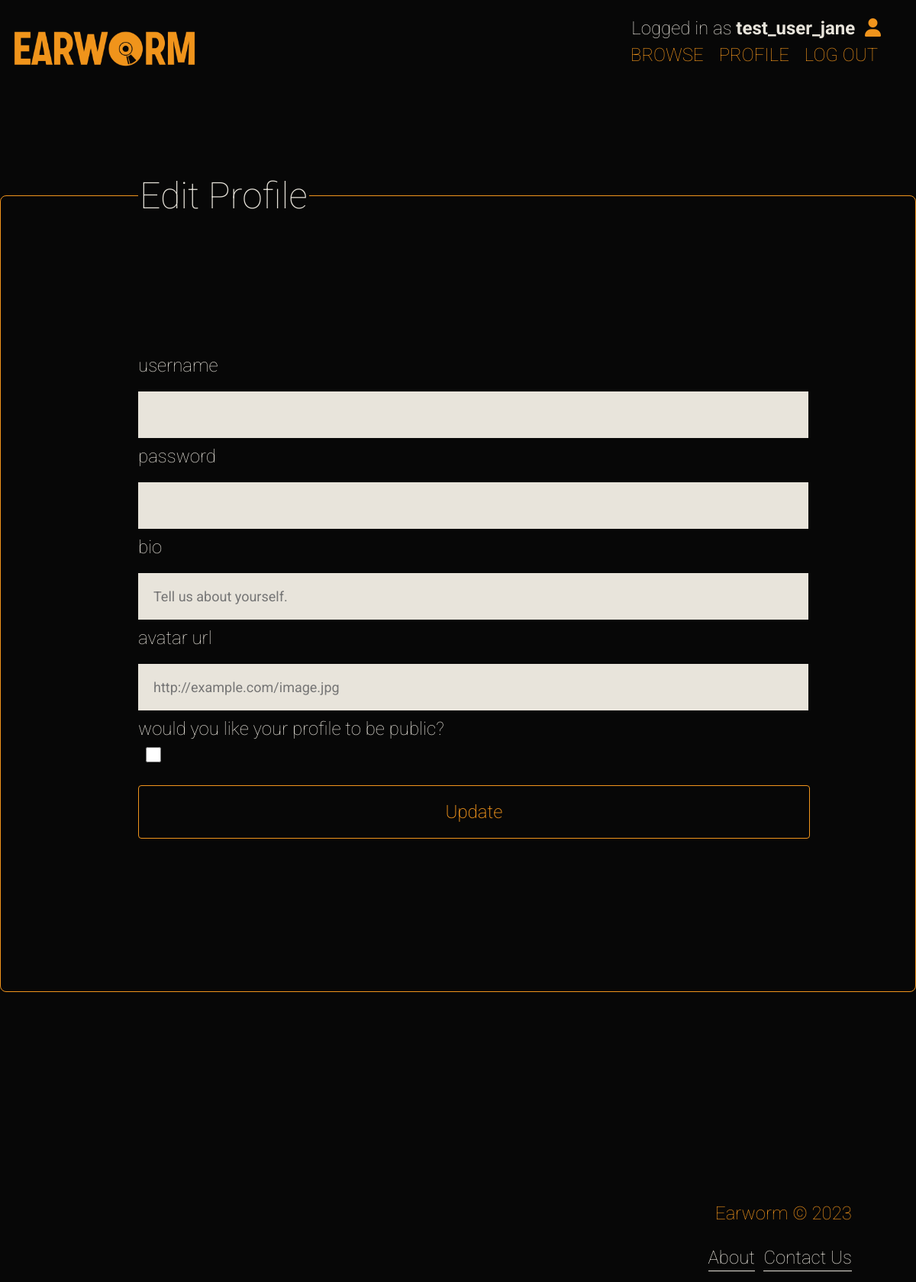
The app's page /edit_profile/4 (signed in), older data.
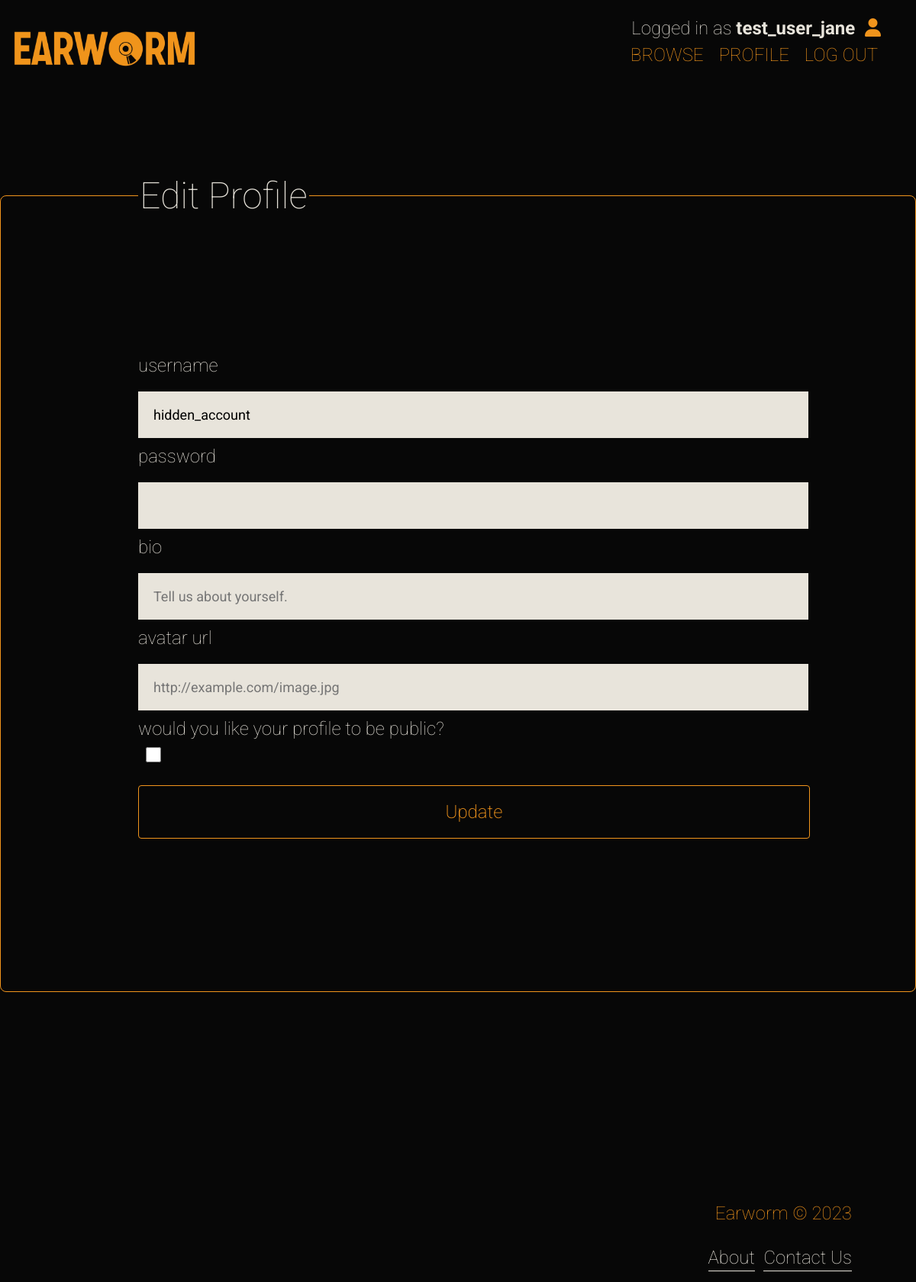
The same page, newer data.
### earworm/models.py (models this page shows, shortened)
class User(UserMixin, db.Model):
    __tablename__ = 'users'
    id = db.Column(db.Integer, primary_key=True)
    username = db.Column(db.String(150), nullable=False)
    password = db.Column(db.String(255), nullable=False)
    avatar_url = db.Column(db.String(255), nullable=True)
    bio = db.Column(db.String(255), nullable=True)
    public = db.Column(db.Boolean, nullable=False, default=True)
    liked_artists = db.relationship('Artist', secondary="artist_listeners", backref='user', lazy=True, cascade="all, delete")
    reviews_written = db.relationship('Review', backref='user', lazy=True, cascade="all, delete")

### earworm/auth/routes.py (the view, shortened to what this page needs)
@auth.route('/edit_profile/<user_id>', methods=['GET', 'POST'])
@login_required
def edit_profile(user_id):
    user = User.query.get(user_id)
    form = UserUpdateForm(obj=user)
    return render_template('Users/edit_profile.html', form=form, user=user)

### earworm/auth/forms.py
class UserUpdateForm(SignUpFormMixin):
    username = StringField('Username', render_kw={"readonly": True})
    submit = SubmitField('Update')

### earworm/extensions.py (called while the page is built)
@login_manager.user_loader
def load_user(user_id):
    return User.query.get(user_id)

### earworm/templates/Users/edit_profile.html
{% extends 'base.html' %}
{% block content %}
<form action="/edit_profile/{{user.id}}" method="POST">
    <fieldset>
        <legend>Edit Profile</legend>
{% include 'Users/signup_form.html' %}
</form>
{% endblock %}

### earworm/templates/base.html (shortened to what this page needs)
<!DOCTYPE html>
<html>
    <head>
        <link rel="stylesheet" href="{{ url_for('static', filename='style.css') }}">
    </head>
    <body>
        <div id="log-in-status">
            {% if current_user.is_authenticated %}
            <p>Logged in as <strong>{{ current_user.username }}</strong> <a href="/profile/{{ current_user.id }}"><i class="fa-solid fa-user">&nbsp;</i></a></p>
            {% endif %}
        </div>
        <nav>
            <div class="nav-logo">
                <a href="{{url_for ('main.all_earworms')}}">
                <img src="/static/Images/earworm.png" width="250px" alt="Earworm Logo" >
                </a>
            </div>
            <ul>
                {% if current_user.is_authenticated %}
                <li><a href="/all_earworms">Browse</a></li>
                <li><a href="/profile/{{current_user.id}}">Profile</a></li>
                <li><a href="/logout">Log Out</a></li>
                {% else %}
                <li><a href="/all_earworms">Browse</a></li>
                <li><a href="/signup">Sign Up</a></li>
                <li><a href="/login">Log In</a></li>
                {% endif %}
            </ul>
        </nav>
        <main>
        {% block content %}{% endblock %}
    </main>
        <footer>
            <p>Earworm &copy; 2023</p>
            <a href="/about">About</a>
            <a href="/contact">Contact Us</a>
        </footer>
    </body>
</html>

### earworm/templates/Users/signup_form.html (shortened to what this page needs)
        {{ form.username.label}}
        {{ form.username }}
        {{ form.password.label }}
        {{ form.password }}
        {{ form.bio.label }}
        {{ form.bio (cols="35", rows="5", placeholder="Tell us about yourself.")}}
        {{ form.avatar_url.label }}
        {{ form.avatar_url (class_="url", placeholder="http://example.com/image.jpg")}}
        {{ form.public.label }}
        {{ form.public }}
        {{ form.submit }}

### earworm/static/style.css (style rules this page uses)
body, html { height: 100%; margin: 0 auto; background-color: #070707; color: #e8e4db; font-family: 'Roboto', sans-serif; font-size: 48px; }
input, textarea { font-family: 'Roboto', sans-serif; }
nav, nav ul { display: flex; flex-direction: row; justify-content: space-between; list-style: none; background-color: #070707; margin-right: 20px; }
nav li { padding: 10px; font-size: 24px; }
nav a { text-decoration: none; border: none; font-weight: 100; color: #f0941c; text-transform: uppercase; }
.nav-logo { padding-left: 1%; margin-top: 3%; }
main { max-width: 1200px; margin: 0 auto; padding-bottom: 80px; }
a { color: #f0941c; text-decoration: none; border-bottom-width: 1px; border-bottom-style: solid; padding-bottom: 3px; }
p { font-size: 0.5em; font-weight: lighter; line-height: 1.5; }
footer { background-color: #070707; color: #f0941c; padding: 7%; padding-bottom: 1%; text-align: right; font-weight: lighter; }
footer p { margin-bottom: 3px; }
footer a { margin-top: 3px; font-size: 0.5em; color: #e8e4db; }
#log-in-status { position: absolute; top: -5px; right: 10px; margin-bottom: 20px; color: #e8e4db; }
#log-in-status p { margin-right: 30px; }
#log-in-status a { border:none; margin-left: 7px; }
.primary, input[type=submit] { border: none; border-radius: 4px; font-size: 0.7em; font-weight: 200; padding: 20px; cursor: pointer; background-color: transparent; color: #f0941c; border: 1px solid #f0941c; }
input[type=submit] { font-size: 1em; }
input[type=submit] { margin: 20px auto; width: 105%; }
fieldset { border: 1px solid #f0941c; border-radius: 8px; display: flex; flex-direction: column; align-content: center; margin: 7% auto; font-size: 0.5em; font-weight: lighter; padding: 15%; }
label { width: 100%; text-transform: lowercase; }
input[type=text], input[type=url], input[type=password], input[type=date], select, textarea { background-color: #e8e4db; width: 100%; padding: 20px; font-size: 0.75em; border: none; margin-bottom: 10px; margin-top: 20px; }
input[type=checkbox] { margin: 10px; width: 20px; height: 20px; padding-bottom: 20px; }
legend { font-size: 2em; }

Row changes from the older to the newer data that the page shows:
added User: username "hidden_account"
Text that changed along with them:
form field public: "☐" → (not shown)
